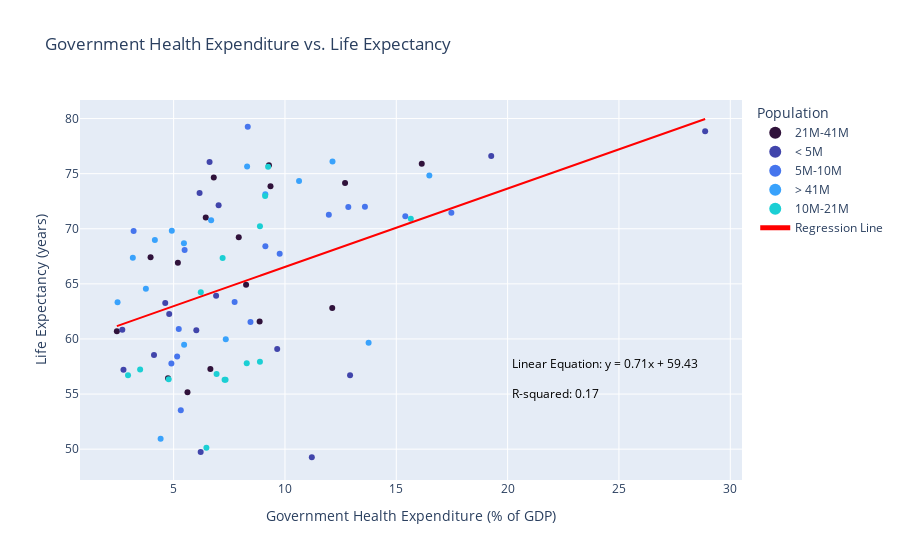

The cell this chart's notebook holds for it:
### Code cell
# Create an interactive plot
# created with the help of chatgpt

fig = px.scatter(
    df_avg_country,
    x='gov_health_expenditure',
    y='life_expectancy',
    color='population_bucket',
    hover_name='country',  # Main field for hover info
    hover_data={
        'life_expectancy': True,
        'gov_health_expenditure': True,
        'population': True,  # Add population to hover information
    },
    title='Government Health Expenditure vs. Life Expectancy',
    color_discrete_sequence=px.colors.sequential.Turbo  # Use a suitable color sequence
)


# Add the regression line
fig.add_scatter(
    x=df_avg_country['gov_health_expenditure'],
    y=lr.predict(df_avg_country[['gov_health_expenditure']]),
    mode='lines',
    name='Regression Line',
    line=dict(color='red')
)

# Update the layout to ensure the legend is correctly ordered
fig.update_layout(
    legend=dict(
        title='Population',
        itemsizing='constant'
    ),
    xaxis_title='Government Health Expenditure (% of GDP)',
    yaxis_title='Life Expectancy (years)',
    annotations=[
        dict(
            xref='paper', yref='paper',
            x=0.65, y=0.28,
            xanchor='left', yanchor='bottom',
            text=f'Linear Equation: {linear_equation}',
            showarrow=False,
            font=dict(size=12, color='black')
        ),
        dict(
            xref='paper', yref='paper',
            x=0.65, y=0.2,
            xanchor='left', yanchor='bottom',
            text=f'R-squared: {r_squared:.2f}',
            showarrow=False,
            font=dict(size=12, color='black')
        )
    ]
)

fig.show()

### Figure 1 — Plotly figure (JSON) as saved in the notebook; plotly's stock layout.template omitted (floating-point values rounded to 4 significant figures)
{"data": [{"customdata": [[29300000.0], [36580000.0], [24240000.0], [41340000.0], [26000000.0], [33450000.0], [22146485], [28760000.0], [32750000.0], [23860000.0], [27110000.0], [29620000.0], [29260000.0], [39490000.0], [33310000.0], [28988006]], "hovertemplate": "<b>%{hovertext}</b><br><br>population_bucket=21M-41M<br>gov_health_expenditure=%{x}<br>life_expectancy=%{y}<br>population=%{customdata[0]}<extra></extra>", "hovertext": ["Afghanistan", "Algeria", "Angola", "Argentina", "Ghana", "Iraq", "Madagascar", "Malaysia", "Morocco", "Mozambique", "Nepal", "Peru", "Saudi Arabia", "Sudan", "Uganda", "Uzbekistan"], "legendgroup": "21M-41M", "marker": {"color": "#30123b", "symbol": "circle"}, "mode": "markers", "name": "21M-41M", "orientation": "v", "showlegend": true, "type": "scatter", "x": [2.45, 9.351, 4.748, 16.14, 8.862, 3.965, 12.12, 6.803, 6.443, 5.622, 5.191, 12.7, 9.279, 8.254, 6.651, 7.924], "xaxis": "x", "y": [60.71, 73.85, 56.44, 75.9, 61.59, 67.41, 62.82, 74.65, 71.01, 55.16, 66.91, 74.16, 75.76, 64.91, 57.28, 69.23], "yaxis": "y"}, {"customdata": [[2950000.0], [2123000.0], [4599000.0], [4454000.0], [4633000.0], [1023000.0], [1106000.0], [1766000.0], [1986000.0], [3860000.0], [1662000.0], [4043000.0], [3524077], [2138000.0], [3340000.0], [3665000.0]], "hovertemplate": "<b>%{hovertext}</b><br><br>population_bucket=< 5M<br>gov_health_expenditure=%{x}<br>life_expectancy=%{y}<br>population=%{customdata[0]}<extra></extra>", "hovertext": ["Armenia", "Botswana", "Central African Republic", "Congo", "Costa Rica", "Djibouti", "Eswatini", "Gabon", "Gambia", "Georgia", "Guinea-Bissau", "Liberia", "Mauritania", "Namibia", "Oman", "Panama"], "legendgroup": "< 5M", "marker": {"color": "#4145ab", "symbol": "circle"}, "mode": "markers", "name": "< 5M", "orientation": "v", "showlegend": true, "type": "scatter", "x": [6.166, 9.652, 6.214, 2.696, 28.87, 4.801, 11.21, 6.907, 6.019, 7.021, 2.747, 4.118, 4.623, 12.92, 6.614, 19.26], "xaxis": "x", "y": [73.26, 59.1, 49.74, 60.84, 78.85, 62.28, 49.27, 63.93, 60.78, 72.12, 57.2, 58.54, 63.26, 56.72, 76.06, 76.61], "yaxis": "y"}, {"customdata": [[9308000.0], [9689000.0], [9842000.0], [6137000.0], [9913000.0], [8517000.0], [5586000.0], [5921000.0], [7700000.0], [5856000.0], [10490000.0], [6564000.0], [7803000.0], [6691000.0], [5365000.0], [8948000.0]], "hovertemplate": "<b>%{hovertext}</b><br><br>population_bucket=5M-10M<br>gov_health_expenditure=%{x}<br>life_expectancy=%{y}<br>population=%{customdata[0]}<extra></extra>", "hovertext": ["Azerbaijan", "Benin", "Dominican Republic", "El Salvador", "Haiti", "Honduras", "Kyrgyzstan", "Nicaragua", "Papua New Guinea", "Paraguay", "Rwanda", "Sierra Leone", "Tajikistan", "Togo", "Turkmenistan", "United Arab Emirates"], "legendgroup": "5M-10M", "marker": {"color": "#4675ed", "symbol": "circle"}, "mode": "markers", "name": "5M-10M", "orientation": "v", "showlegend": true, "type": "scatter", "x": [3.203, 5.158, 12.84, 17.47, 5.231, 11.97, 9.12, 15.41, 7.738, 13.59, 8.451, 5.322, 5.493, 4.899, 9.763, 8.329], "xaxis": "x", "y": [69.79, 58.4, 71.98, 71.46, 60.92, 71.26, 68.41, 71.13, 63.34, 71.99, 61.55, 53.54, 68.07, 57.78, 67.74, 79.25], "yaxis": "y"}, {"customdata": [[149900000.0], [196900000.0], [1353000000.0], [45050000.0], [89140000.0], [91300000.0], [1247000000.0], [245400000.0], [41930000.0], [113400000.0], [49740000.0], [166500000.0], [194700000.0], [95580000.0], [52490000.0], [68240000.0]], "hovertemplate": "<b>%{hovertext}</b><br><br>population_bucket=> 41M<br>gov_health_expenditure=%{x}<br>life_expectancy=%{y}<br>population=%{customdata[0]}<extra></extra>", "hovertext": ["Bangladesh", "Brazil", "China", "Colombia", "Egypt", "Ethiopia", "India", "Indonesia", "Kenya", "Mexico", "Myanmar", "Nigeria", "Pakistan", "Philippines", "South Africa", "Thailand"], "legendgroup": "> 41M", "marker": {"color": "#39a2fc", "symbol": "circle"}, "mode": "markers", "name": "> 41M", "orientation": "v", "showlegend": true, "type": "scatter", "x": [4.157, 9.119, 8.299, 16.48, 4.918, 5.471, 3.168, 5.462, 7.342, 10.63, 2.482, 4.416, 3.754, 6.684, 13.76, 12.13], "xaxis": "x", "y": [68.98, 73.14, 75.65, 74.84, 69.82, 59.48, 67.37, 68.68, 59.97, 74.34, 63.33, 50.95, 64.56, 70.78, 59.67, 76.11], "yaxis": "y"}, {"customdata": [[16540000.0], [14440000.0], [20430000.0], [12260000.0], [15130000.0], [14700000.0], [10520000.0], [17710000.0], [15070000.0], [15930000.0], [17340000.0], [12850000.0], [20595095], [14160000.0], [14030000.0]], "hovertemplate": "<b>%{hovertext}</b><br><br>population_bucket=10M-21M<br>gov_health_expenditure=%{x}<br>life_expectancy=%{y}<br>population=%{customdata[0]}<extra></extra>", "hovertext": ["Burkina Faso", "Cambodia", "Cameroon", "Chad", "Ecuador", "Guatemala", "Guinea", "Kazakhstan", "Malawi", "Mali", "Niger", "Senegal", "Sri Lanka", "Zambia", "Zimbabwe"], "legendgroup": "10M-21M", "marker": {"color": "#1bcfd4", "symbol": "circle"}, "mode": "markers", "name": "10M-21M", "orientation": "v", "showlegend": true, "type": "scatter", "x": [7.289, 7.201, 3.496, 6.472, 9.243, 15.65, 2.952, 8.877, 6.929, 4.777, 8.283, 6.22, 9.109, 7.332, 8.876], "xaxis": "x", "y": [56.29, 67.35, 57.22, 50.12, 75.62, 70.92, 56.7, 70.22, 56.82, 56.34, 57.8, 64.24, 72.97, 56.3, 57.92], "yaxis": "y"}, {"line": {"color": "red"}, "mode": "lines", "name": "Regression Line", "type": "scatter", "x": [2.45, 9.351, 4.748, 16.14, 6.166, 3.203, 4.157, 5.158, 9.652, 9.119, 7.289, 7.201, 3.496, 6.214, 6.472, 8.299, 16.48, 2.696, 28.87, 4.801, 12.84, 9.243, 4.918, 17.47, 11.21, 5.471, 6.907, 6.019, 7.021, 8.862, 15.65, 2.952, 2.747, 5.231, 11.97, 3.168, 5.462, 3.965, 8.877, 7.342, 9.12, 4.118, 12.12, 6.929, 6.803, 4.777, 4.623, 10.63, 6.443, 5.622, 2.482, 12.92, 5.191, 15.41, 8.283, 4.416, 6.614, 3.754, 19.26, 7.738, 13.59, 12.7, 6.684, 8.451, 9.279, 6.22, 5.322, 13.76, 9.109, 8.254, 5.493, 12.13, 4.899, 9.763, 6.651, 8.329, 7.924, 7.332, 8.876], "y": [61.17, 66.08, 62.8, 70.91, 63.81, 61.7, 62.38, 63.09, 66.29, 65.91, 64.61, 64.55, 61.91, 63.85, 64.03, 65.33, 71.15, 61.34, 79.96, 62.84, 68.56, 66.0, 62.92, 71.85, 67.4, 63.32, 64.34, 63.71, 64.42, 65.73, 70.56, 61.52, 61.38, 63.15, 67.94, 61.68, 63.31, 62.25, 65.74, 64.65, 65.91, 62.35, 68.05, 64.35, 64.26, 62.82, 62.71, 66.99, 64.01, 63.42, 61.19, 68.62, 63.12, 70.38, 65.32, 62.57, 64.13, 62.1, 73.13, 64.93, 69.09, 68.46, 64.18, 65.44, 66.03, 63.85, 63.21, 69.21, 65.9, 65.3, 63.33, 68.06, 62.91, 66.37, 64.16, 65.35, 65.06, 64.64, 65.74]}], "layout": {"annotations": [{"font": {"color": "black", "size": 12}, "showarrow": false, "text": "Linear Equation: y = 0.71x + 59.43", "x": 0.65, "xanchor": "left", "xref": "paper", "y": 0.28, "yanchor": "bottom", "yref": "paper"}, {"font": {"color": "black", "size": 12}, "showarrow": false, "text": "R-squared: 0.17", "x": 0.65, "xanchor": "left", "xref": "paper", "y": 0.2, "yanchor": "bottom", "yref": "paper"}], "autosize": true, "legend": {"itemsizing": "constant", "title": {"text": "Population"}, "tracegroupgap": 0}, "title": {"text": "Government Health Expenditure vs. Life Expectancy"}, "xaxis": {"anchor": "y", "autorange": true, "domain": [0, 1], "range": [0.8375, 30.48], "title": {"text": "Government Health Expenditure (% of GDP)"}, "type": "linear"}, "yaxis": {"anchor": "x", "autorange": true, "domain": [0, 1], "range": [46.79, 81.73], "title": {"text": "Life Expectancy (years)"}, "type": "linear"}}}
